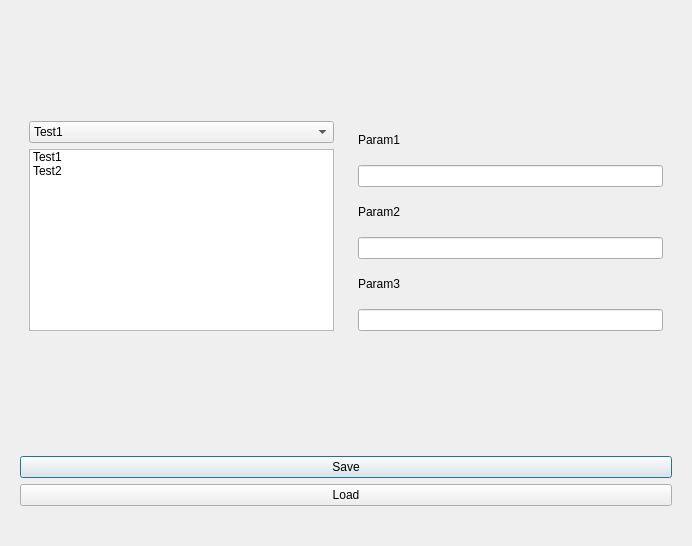
<?xml version="1.0" encoding="UTF-8"?>
<ui version="4.0">
 <class>AddTestWindow</class>
 <widget class="QDialog" name="AddTestWindow">
  <property name="geometry">
   <rect>
    <x>0</x>
    <y>0</y>
    <width>692</width>
    <height>546</height>
   </rect>
  </property>
  <property name="windowTitle">
   <string>Dialog</string>
  </property>
  <layout class="QVBoxLayout" name="verticalLayout_4">
   <item>
    <spacer name="verticalSpacer_3">
     <property name="orientation">
      <enum>Qt::Vertical</enum>
     </property>
     <property name="sizeHint" stdset="0">
      <size>
       <width>20</width>
       <height>55</height>
      </size>
     </property>
    </spacer>
   </item>
   <item>
    <spacer name="verticalSpacer_4">
     <property name="orientation">
      <enum>Qt::Vertical</enum>
     </property>
     <property name="sizeHint" stdset="0">
      <size>
       <width>20</width>
       <height>56</height>
      </size>
     </property>
    </spacer>
   </item>
   <item>
    <widget class="QWidget" name="Info_Area" native="true">
     <layout class="QHBoxLayout" name="horizontalLayout">
      <item>
       <widget class="QWidget" name="TestArea" native="true">
        <layout class="QVBoxLayout" name="verticalLayout_3">
         <item>
          <widget class="QComboBox" name="Test_Combo">
           <item>
            <property name="text">
             <string>Test1</string>
            </property>
           </item>
           <item>
            <property name="text">
             <string>Test2</string>
            </property>
           </item>
           <item>
            <property name="text">
             <string>Test3</string>
            </property>
           </item>
           <item>
            <property name="text">
             <string>Test4</string>
            </property>
           </item>
          </widget>
         </item>
         <item>
          <widget class="QListWidget" name="Test_List">
           <item>
            <property name="text">
             <string>Test1</string>
            </property>
           </item>
           <item>
            <property name="text">
             <string>Test2</string>
            </property>
           </item>
          </widget>
         </item>
        </layout>
       </widget>
      </item>
      <item>
       <widget class="QWidget" name="InputArea" native="true">
        <layout class="QVBoxLayout" name="verticalLayout_2">
         <item>
          <widget class="QLabel" name="Param1_lbl">
           <property name="text">
            <string>Param1</string>
           </property>
          </widget>
         </item>
         <item>
          <widget class="QLineEdit" name="Param1_input"/>
         </item>
         <item>
          <widget class="QLabel" name="Param2_lbl">
           <property name="text">
            <string>Param2</string>
           </property>
          </widget>
         </item>
         <item>
          <widget class="QLineEdit" name="Param2_input"/>
         </item>
         <item>
          <widget class="QLabel" name="Param3_lbl">
           <property name="text">
            <string>Param3</string>
           </property>
          </widget>
         </item>
         <item>
          <widget class="QLineEdit" name="Param3_input"/>
         </item>
        </layout>
       </widget>
      </item>
     </layout>
    </widget>
   </item>
   <item>
    <spacer name="verticalSpacer_2">
     <property name="orientation">
      <enum>Qt::Vertical</enum>
     </property>
     <property name="sizeHint" stdset="0">
      <size>
       <width>20</width>
       <height>55</height>
      </size>
     </property>
    </spacer>
   </item>
   <item>
    <spacer name="verticalSpacer">
     <property name="orientation">
      <enum>Qt::Vertical</enum>
     </property>
     <property name="sizeHint" stdset="0">
      <size>
       <width>20</width>
       <height>56</height>
      </size>
     </property>
    </spacer>
   </item>
   <item>
    <widget class="QWidget" name="ButtonArea" native="true">
     <layout class="QVBoxLayout" name="verticalLayout">
      <item>
       <widget class="QPushButton" name="Savebtn">
        <property name="text">
         <string>Save</string>
        </property>
       </widget>
      </item>
      <item>
       <widget class="QPushButton" name="Loadbtn">
        <property name="text">
         <string>Load</string>
        </property>
       </widget>
      </item>
     </layout>
    </widget>
   </item>
   <item>
    <spacer name="horizontalSpacer">
     <property name="orientation">
      <enum>Qt::Horizontal</enum>
     </property>
     <property name="sizeHint" stdset="0">
      <size>
       <width>671</width>
       <height>20</height>
      </size>
     </property>
    </spacer>
   </item>
  </layout>
 </widget>
 <resources/>
 <connections/>
</ui>
